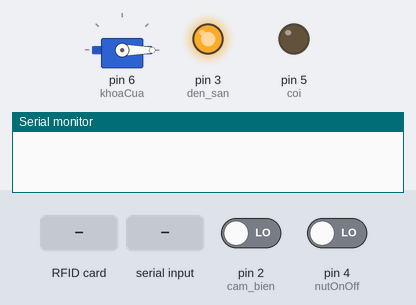
The sketch below on a simulated Arduino Uno, built with avr-gcc and run on an emulated ATmega328P. Parts: servo, output pins drawn as LEDs (lit = HIGH), the last lines printed to the serial monitor. Dashed ring = blinking. Inputs (shaded band) come from the test bench; at power-on: pin 4 (nutOnOff) LOW, pin 2 (cam_bien) LOW. Pins used as bus, display or sensor lines are not drawn.

Above: at 1.7 s.
1.8 s: RFID card 5E 7A 19 C4 held to the reader
At 2.2 s:
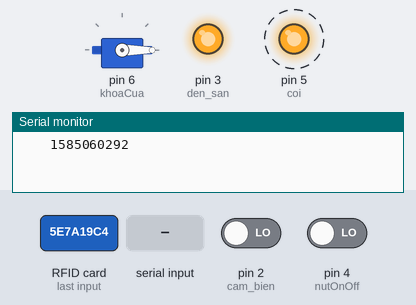
4.8 s: "open" received over the second serial link
At 7.5 s:
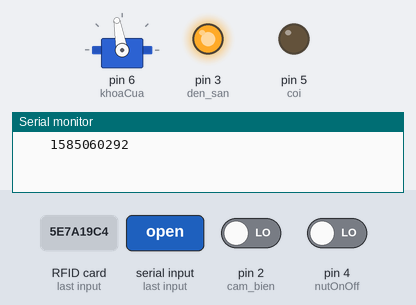
7.8 s: pin 4 (nutOnOff) driven HIGH
At 7.95 s:
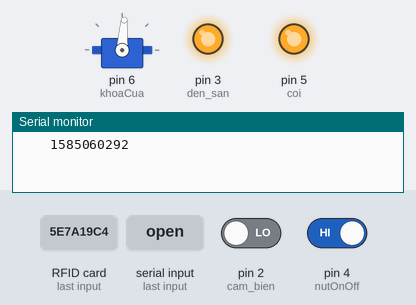
10.8 s: pin 2 (cam_bien) driven HIGH
At 12.2 s:
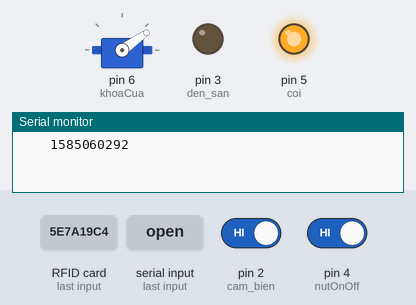
13.8 s: "close" received over the second serial link
At 14.9 s:
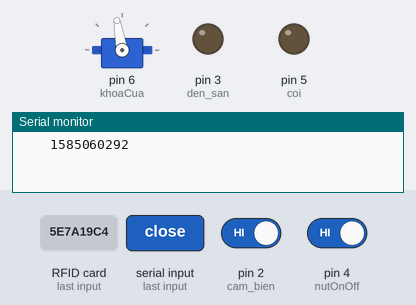
16.8 s: "chuong" received over the second serial link
At 17.09 s:
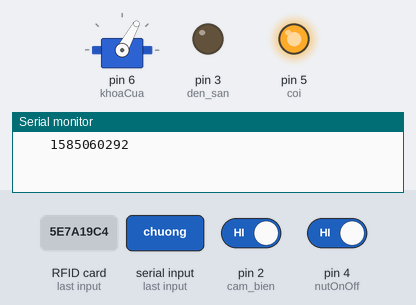
Timing chart, 0 to 20.8 s (numbered marks = the images above; inputs shaded):
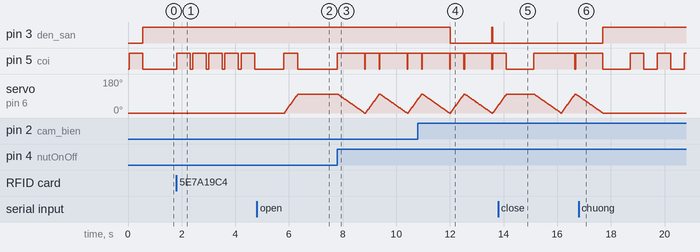

Measured:
- after the input at 1.8 s, pin 5 (coi): alternates HIGH for 0.50 s and LOW for 0.10 s, starting at once
- after the input at 4.8 s, pin 5 (coi): LOW → HIGH after 1.0 s, → LOW 0.51 s later; servo on pin 6 (khoaCua): moves from 0° to 100° over 0.49 s, starting after 1.0 s
- after the input at 7.8 s, pin 5 (coi): goes HIGH 1.0 s, LOW 0.03 s, HIGH 0.51 s, LOW 0.03 s, HIGH 1.0 s, LOW 0.03 s, then HIGH, starting at once
- after the input at 10.8 s, pin 3 (den_san): HIGH → LOW after 1.2 s, → HIGH 1.6 s later, → LOW 0.03 s later
- after the input at 13.8 s, pin 3 (den_san): stops changing and stays LOW
- after the input at 16.8 s, pin 3 (den_san): goes on until 17.7 s, then stays HIGH; servo on pin 6 (khoaCua): goes on until 17.7 s, then stays 0°

The sketch:

unorr3.ino
```cpp
/*
            UNO
SDA (SS)    10
SCK         13
MOSI        11
MISO        12
GND         GND
RST         9
3.3V        3.3V
*/
#include <string.h>
#include <SPI.h>
#include <MFRC522.h>
#include <SoftwareSerial.h>
#include <Servo.h>
SoftwareSerial mySerial(8,7);
#define RST_PIN 9
#define SS_PIN 10   // Nếu dùng Arduino Mega 2560 thì đổi 10 thành 53
MFRC522 mfrc522(SS_PIN, RST_PIN);
#define cam_bien 2
#define den_san 3
bool trangThaiDen=false;
bool trangThaiCua = false;
#define khoaCua 6//////
#define coi 5
#define nutOnOff 4 //trở
Servo myServo;
void cua_nha(){

  if (trangThaiCua==false){
    digitalWrite(coi, 1);
    if(digitalRead(cam_bien)==1&&trangThaiDen==false){
      digitalWrite(den_san, 0);
      trangThaiDen=true;
    }
    for (int pos =0; pos <= 100; pos +=1) {
      myServo.write(pos);
      delay(5);
    }
    digitalWrite(coi, 0);
  }
  else if (trangThaiCua==true){
    digitalWrite(coi, 1);

    for (int pos =100; pos >= 0; pos -= 1) {
      myServo.write(pos);
      delay(10);
    }
    if(trangThaiDen==true){
      digitalWrite(den_san, 1);
      trangThaiDen=false;
    }
    digitalWrite(coi, 0);
  }
    trangThaiCua=!trangThaiCua;
}

void setup() {
    mySerial.begin(9600);
    Serial.begin(9600);
    SPI.begin();
    mfrc522.PCD_Init();
    pinMode(cam_bien, INPUT);
    pinMode(nutOnOff, INPUT);
    pinMode(den_san, OUTPUT);
    pinMode(khoaCua, OUTPUT);
    digitalWrite(den_san, 0);
    digitalWrite(coi,1);
    pinMode(coi, OUTPUT);
    myServo.attach(khoaCua,500,2500);
    if (trangThaiCua==false)myServo.write(0);
    delay(500);
    digitalWrite(den_san, 1);
    digitalWrite(coi,0);
}
void xuly_nfc(){
  if (mfrc522.PICC_IsNewCardPresent() && mfrc522.PICC_ReadCardSerial()) {
    unsigned long cardUid = 0;
    for (byte i = 0; i < mfrc522.uid.size; i++) {
      cardUid = (cardUid << 8) | mfrc522.uid.uidByte[i];
    }
    for (byte i = 0; i < mfrc522.uid.size; i++) {
      mfrc522.uid.uidByte[i] < 0x10 ? Serial.print(" 0") : Serial.print(" ");
    }
    //Serial.println();
    Serial.println(cardUid);
    // đợi cho thẻ được gỡ ra
    mfrc522.PICC_HaltA();
    mfrc522.PCD_StopCrypto1();

    if(cardUid==2301937817||cardUid==1388679707){
      // if (trangThaiCua==false){
      //   digitalWrite(coi, 1);
      //   for (int pos =0; pos <= 100; pos +=1) {
      //     myServo.write(pos);
      //     delay(5);
      //   }
      //   digitalWrite(coi, 0);
      //   cardUid=0;
      // }
      // else if (trangThaiCua==true){
      //   digitalWrite(coi, 1);
      //   for (int pos =100; pos >= 0; pos -= 1) {
      //       myServo.write(pos);
      //       delay(10);
      //   }
      //   digitalWrite(coi, 0);
      //   cardUid=0;
      // }
      // trangThaiCua=!trangThaiCua;
      cua_nha();
      cardUid=0;
    }
    else{
      mySerial.print("canhbao");
      for(int i=0;i<10;i++){
        if (i%2==0)
        {
          digitalWrite(coi,1);
          delay(500);
        }
        else
        {
          digitalWrite(coi,0);
          delay(100);
        }
      }
      digitalWrite(coi,0);
    }
  }
}
void xuly_telegram(){
  if(mySerial.available()){
        String Incoming_value = mySerial.readString();
        //Serial.println(Incoming_value);
        if (Incoming_value=="open"){
          if (trangThaiCua==false){
            digitalWrite(coi, 1);
            if(digitalRead(cam_bien)==1&&trangThaiDen==false){
              digitalWrite(den_san, 0);
              trangThaiDen=true;
            }
            for (int pos =0; pos <= 100; pos +=1) {
              myServo.write(pos);
              delay(5);
            }
            digitalWrite(coi, 0);
            trangThaiCua=!trangThaiCua;
          }
        }
        else if (Incoming_value=="close")
        {
          if (trangThaiCua==true){
            digitalWrite(coi, 1);
            for (int pos =100; pos >= 0; pos -= 1) {
              myServo.write(pos);
              delay(10);
            }
            if(trangThaiDen==true){
              digitalWrite(den_san, 1);
              trangThaiDen=false;
            }
            digitalWrite(coi, 0);
            trangThaiCua=!trangThaiCua;
        }
        }
        else if (Incoming_value=="batden")
        {
          digitalWrite(den_san,0);
        }
        else if (Incoming_value=="tatden")
        {
          digitalWrite(den_san,1);
        }
        else if (Incoming_value=="chuong")
        {
          digitalWrite(coi,1);
          delay(500);
          digitalWrite(coi,0);
          delay(500);
          digitalWrite(coi,1);
          delay(500);
          digitalWrite(coi,0);
          delay(500);
          digitalWrite(coi,1);
          delay(500);
          digitalWrite(coi,0);
        }
  }
}
void loop()
{
  xuly_nfc();
  xuly_telegram();
  if (digitalRead(nutOnOff)==1)
  {

    cua_nha();
  }
  mfrc522.PCD_SoftPowerUp();
  }
```
